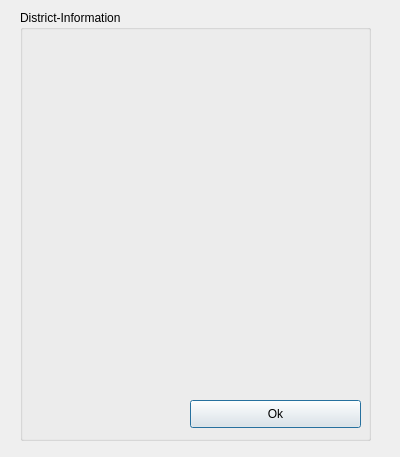
<?xml version="1.0" encoding="UTF-8"?>
<ui version="4.0">
 <class>DistrictProfileWindow</class>
 <widget class="QDialog" name="DistrictProfileWindow">
  <property name="geometry">
   <rect>
    <x>0</x>
    <y>0</y>
    <width>400</width>
    <height>457</height>
   </rect>
  </property>
  <property name="windowTitle">
   <string>Dialog</string>
  </property>
  <widget class="QGroupBox" name="DistrictInformation">
   <property name="geometry">
    <rect>
     <x>20</x>
     <y>10</y>
     <width>351</width>
     <height>431</height>
    </rect>
   </property>
   <property name="title">
    <string>District-Information</string>
   </property>
   <widget class="QPushButton" name="OkButtonInformation">
    <property name="geometry">
     <rect>
      <x>170</x>
      <y>390</y>
      <width>171</width>
      <height>28</height>
     </rect>
    </property>
    <property name="text">
     <string>Ok</string>
    </property>
   </widget>
   <widget class="QLabel" name="InformationText">
    <property name="geometry">
     <rect>
      <x>20</x>
      <y>30</y>
      <width>311</width>
      <height>31</height>
     </rect>
    </property>
    <property name="text">
     <string/>
    </property>
    <property name="wordWrap">
     <bool>true</bool>
    </property>
   </widget>
  </widget>
 </widget>
 <resources/>
 <connections/>
</ui>
